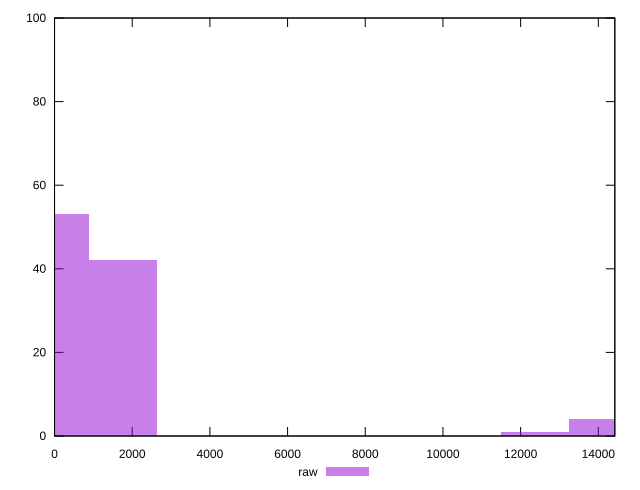

Reproduce this figure in gnuplot.
reset

$raw <<EOF
0 53
12365.50722399668 1
1766.5010319995256 42
14132.008255996205 4
EOF

set key outside below
set boxwidth 1766.5010319995256
set xrange [0:14425]
set yrange [0:100]
set trange [0:100]
set style fill transparent solid 0.5 noborder
set terminal svg size 640, 490 enhanced background rgb 'white'
set output "reprap/uses-rel-preload/samples/pages+cached+noexternal+nomedia+nocss/raw/histogram.svg"

plot $raw title "raw" with boxes

reset
